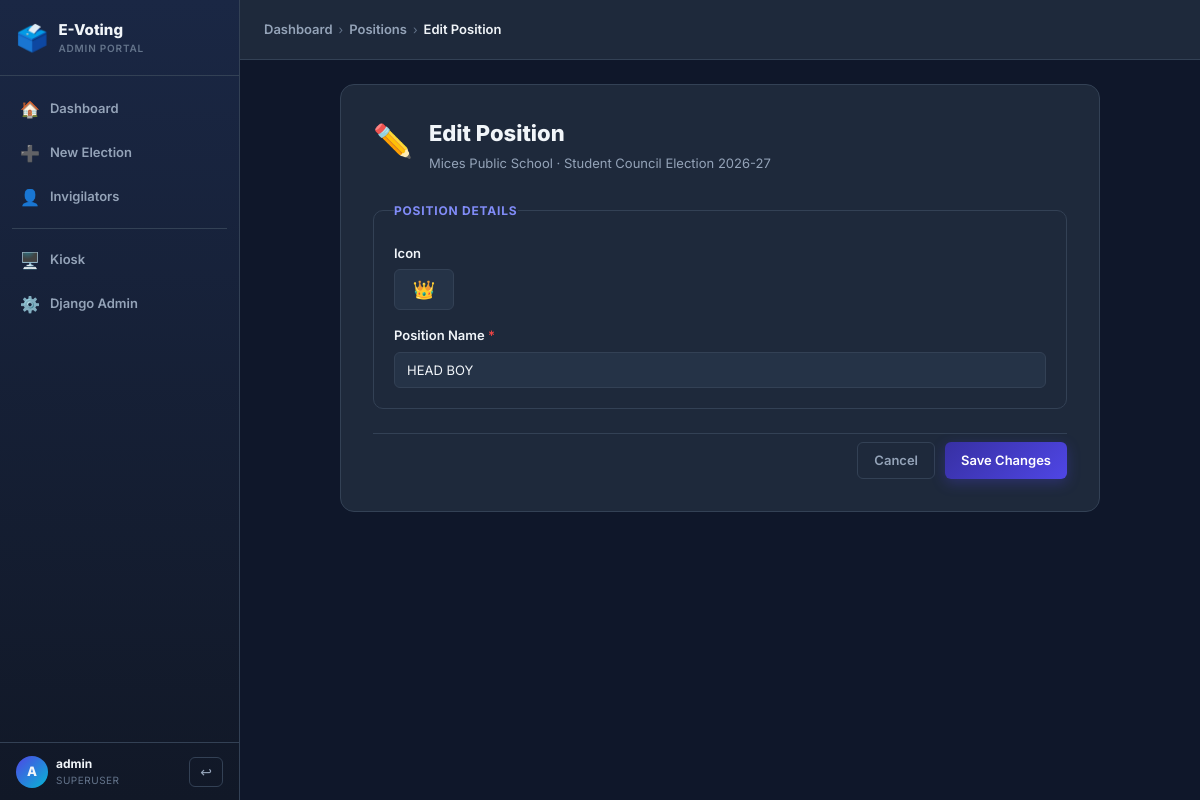
Screenshot of /portal/positions/85/edit/ (signed in) with the database file from the repository.
### voting/models.py (models this page shows, shortened)
class Position(models.Model):
	election = models.ForeignKey(Election, on_delete=models.CASCADE, related_name="positions")
	name = models.CharField(max_length=140)
	icon = models.CharField(max_length=16, blank=True)
	order = models.PositiveIntegerField(default=0)
	class Meta:
		ordering = ("order", "id")
		constraints = [
			models.UniqueConstraint(fields=("election", "name"), name="uniq_position_name_per_election"),
			models.UniqueConstraint(fields=("election", "order"), name="uniq_position_order_per_election"),
		]

class Election(models.Model):
	STATUS_DRAFT = "draft"
	STATUS_OPEN = "open"
	STATUS_CLOSED = "closed"
	STATUS_CHOICES = (
		(STATUS_DRAFT, "Draft"),
		(STATUS_OPEN, "Open"),
		(STATUS_CLOSED, "Closed"),
	)
	title = models.CharField(max_length=200)
	school_name = models.CharField(max_length=200)
	school_slug = models.SlugField(
		max_length=100,
		blank=True,
		db_index=True,
		help_text="Auto-generated from school name. Used in kiosk URL: /vote/<slug>/",
	)
	logo = models.ImageField(
		upload_to="elections/logos/",
		blank=True,
		help_text="Optional school logo shown in the kiosk header.",
	)
	status = models.CharField(max_length=12, choices=STATUS_CHOICES, default=STATUS_DRAFT)
	starts_at = models.DateTimeField(null=True, blank=True)
	ends_at = models.DateTimeField(null=True, blank=True)
	results_published = models.BooleanField(default=False)
	created_at = models.DateTimeField(auto_now_add=True)
	updated_at = models.DateTimeField(auto_now=True)
	class Meta:
		ordering = ("-created_at",)

### voting/portal_views.py (the view)
    @login_required
    def _wrapped(request, *args, **kwargs):
        if not request.user.is_superuser:
            return render(request, "portal/403.html", status=403)
        return view_fn(request, *args, **kwargs)

### voting/portal_views.py (called while the page is built)
def _superuser_required(view_fn):
    @login_required
    def _wrapped(request, *args, **kwargs):
        if not request.user.is_superuser:
            return render(request, "portal/403.html", status=403)
        return view_fn(request, *args, **kwargs)
    _wrapped.__name__ = view_fn.__name__
    return _wrapped

@_superuser_required
def portal_position_edit(request, position_id):
    position = get_object_or_404(Position, id=position_id)
    if request.method == "POST":
        position.name = request.POST.get("name", position.name).strip()
        position.icon = request.POST.get("icon", position.icon).strip()
        position.save(update_fields=["name", "icon"])
        return redirect("portal-positions", election_id=position.election_id)
    return render(request, "portal/position_edit.html", {"position": position})

### voting/templates/portal/position_edit.html (shortened to what this page needs)
{% extends "portal/base.html" %}
{% block breadcrumb %}
  <a href="{% url 'portal-home' %}" class="bc-item">Dashboard</a>
  <span class="bc-sep">›</span>
  <a href="{% url 'portal-positions' position.election_id %}" class="bc-item">Positions</a>
  <span class="bc-sep">›</span>
  <span class="bc-item active">Edit Position</span>
{% endblock %}
{% block content %}
<div class="form-page">
  <div class="form-card">
    <div class="form-card-header">
      <div class="form-card-icon">✏️</div>
      <div>
        <h1 class="form-card-title">Edit Position</h1>
        <p class="form-card-sub">{{ position.election.school_name }} · {{ position.election.title }}</p>
      </div>
    </div>
    <form method="post" class="portal-form">
      <fieldset class="form-section">
        <legend class="form-section-title">Position Details</legend>
        <div class="form-group">
          <label class="form-label" for="icon">Icon</label>
          <input type="text" id="icon" name="icon" class="form-input icon-input" value="{{ position.icon }}" maxlength="8" />
        </div>
        <div class="form-group">
          <label class="form-label" for="name">Position Name <span class="required">*</span></label>
          <input type="text" id="name" name="name" class="form-input" value="{{ position.name }}" required />
        </div>
      </fieldset>
      <div class="form-actions">
        <a href="{% url 'portal-positions' position.election_id %}" class="btn btn-ghost">Cancel</a>
        <button type="submit" class="btn btn-primary">Save Changes</button>
      </div>
    </form>
  </div>
</div>
{% endblock %}

### voting/templates/portal/base.html (shortened to what this page needs)
{% load static %}
<!DOCTYPE html>
<html lang="en">
<head>
  <link rel="stylesheet" href="{% static 'voting/css/portal.css' %}" />
</head>
<body>
  <div class="portal-layout">
    <aside class="sidebar">
      <div class="sidebar-brand">
        <div class="brand-icon">🗳️</div>
        <div class="brand-text">
          <span class="brand-title">E-Voting</span>
          <span class="brand-sub">Admin Portal</span>
        </div>
      </div>
      <nav class="sidebar-nav">
        <a href="{% url 'portal-home' %}" class="nav-item {% block nav_dashboard %}{% endblock %}">
          <span class="nav-icon">🏠</span>
          <span>Dashboard</span>
        </a>
        <a href="{% url 'portal-election-create' %}" class="nav-item {% block nav_create %}{% endblock %}">
          <span class="nav-icon">➕</span>
          <span>New Election</span>
        </a>
        <a href="{% url 'portal-invigilators' %}" class="nav-item {% block nav_invigilators %}{% endblock %}">
          <span class="nav-icon">👤</span>
          <span>Invigilators</span>
        </a>
        <div class="nav-divider"></div>
        <a href="/" class="nav-item">
          <span class="nav-icon">🖥️</span>
          <span>Kiosk</span>
        </a>
        <a href="/admin/" class="nav-item">
          <span class="nav-icon">⚙️</span>
          <span>Django Admin</span>
        </a>
      </nav>
      <div class="sidebar-footer">
        <div class="user-chip">
          <div class="user-avatar">{{ request.user.username|first|upper }}</div>
          <div class="user-info">
            <span class="user-name">{{ request.user.username }}</span>
            <span class="user-role">Superuser</span>
          </div>
        </div>
        <form method="post" action="{% url 'logout' %}">
          <button type="submit" class="btn-logout" title="Logout">↩</button>
        </form>
      </div>
    </aside>
    <main class="main-content">
      <div class="topbar">
        <div class="breadcrumb">
          {% block breadcrumb %}{% endblock %}
        </div>
      </div>
      <div class="page-body">
        {% block content %}{% endblock %}
      </div>
    </main>
  </div>
</body>
</html>

### rows the page displays
Position: election.school_name "Mices Public School", election "Student Council Election 2026-27", icon "👑", name "HEAD BOY"

### other values shown
{{ request.user.username|first|upper }} "A"
{{ request.user.username }} "admin"
